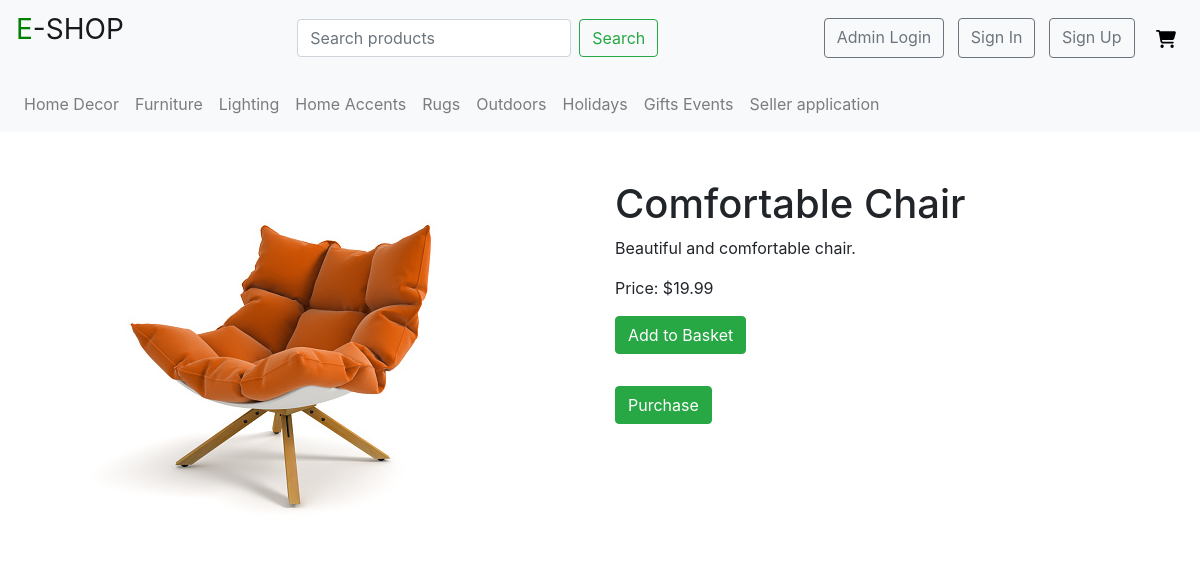
The app's page /shopcard.php?id=1 with its own data.
### tables this page shows
CREATE TABLE `products` (
  `product_id` int(11) NOT NULL,
  `product_images` text DEFAULT NULL,
  `number_of_item_remaining` int(11) DEFAULT NULL,
  `total_number_of_products` int(11) DEFAULT NULL,
  `product_prices` decimal(10,2) DEFAULT NULL,
  `product_description` text DEFAULT NULL,
  `product_name` varchar(255) DEFAULT NULL,
  `product_range` enum('home_decor','furniture','lighting','home_accents','rugs','outdoors','holidays','gifts_events') DEFAULT NULL
);

### shopcard.php (the view, shortened to what this page needs)
<?php
$servername = "localhost";
$username = "root";
$password = "12345678";
$dbname = "world";
$conn = new mysqli($servername, $username, $password, $dbname);
$product_id = $_GET['id'];
$sql = "SELECT * FROM products WHERE product_id = ?";
$stmt = $conn->prepare($sql);
$stmt->bind_param("i", $product_id);
$stmt->execute();
$result = $stmt->get_result();
$product = $result->fetch_assoc();
?>
<!DOCTYPE html>
<html lang="en">
<head>
    <link rel="stylesheet" href="https://maxcdn.bootstrapcdn.com/bootstrap/4.5.2/css/bootstrap.min.css">
</head>
<body>
    <?php
    require_once('include/header.php')
    ?>
    <div class="container mt-5">
        <div class="row">
            <div class="col-md-6">
                <img src="<?= $product['product_images'] ?>" class="img-fluid" alt="<?= $product['product_name'] ?>">
            </div>
            <div class="col-md-6">
                <h1><?= $product['product_name'] ?></h1>
                <p><?= $product['product_description'] ?></p>
                <p>Price: $<?= $product['product_prices'] ?></p>
                <form action="add_to_basket.php" method="post">
                    <button type="submit" class="btn btn-success mb-2">Add to Basket</button>
                </form>
                <span>&nbsp;</span>
                <form action="add_to_basket.php" method="post">
                    <button type="submit" class="btn btn-success mb-2">Purchase</button>
                </form>
            </div>
        </div>
    </div>
</body>
</html>

### records on screen
products: product_images (picture), product_name "Comfortable Chair", product_description "Beautiful and comfortable chair.", product_prices "19.99"
